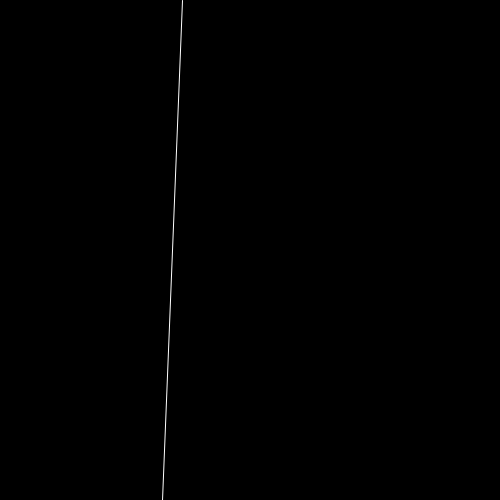
Frame 1 (no input)
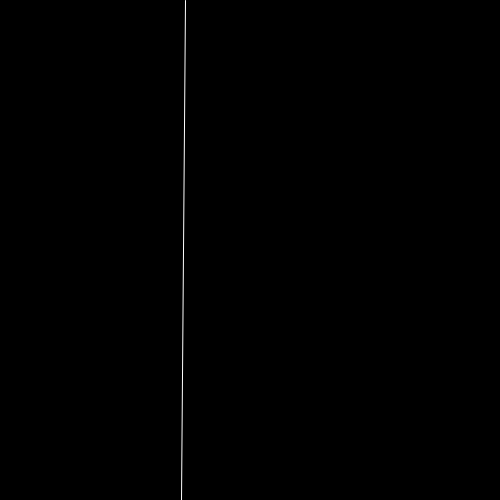
Frame 60 (the mouse pressed at the canvas centre just before this capture)
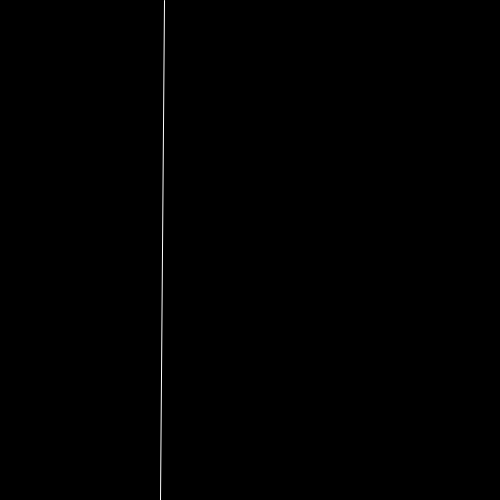
Frame 120 (the mouse held since frame 60 and released just before this capture)

The Processing sketch that drew these frames (run headless with seeded random() and noise(); from frame 60 on, the mouse is pressed at the canvas centre):

// Processing sketch: processing_185232
// ── processing_185232.pde

void setup() {
  size(500, 500);
}
void draw() { 
  background(0);
  stroke(255,255,255);
  line (random (150,200), 0, random (150,200), 500);
}
